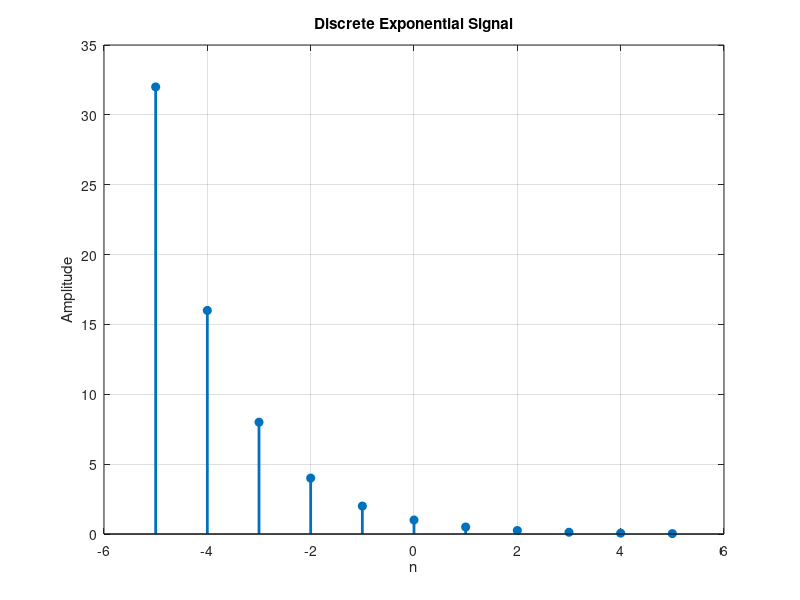

The MATLAB source for this figure:
% Discrete Exponential Signal
n = -5:5;              % Define the range of values for n
a = 0.5;               % Exponential decay factor
x = a .^ n;            % Exponential signal
stem(n, x, 'filled', 'LineWidth', 2);
xlabel('n');
ylabel('Amplitude');
title('Discrete Exponential Signal');
grid on;